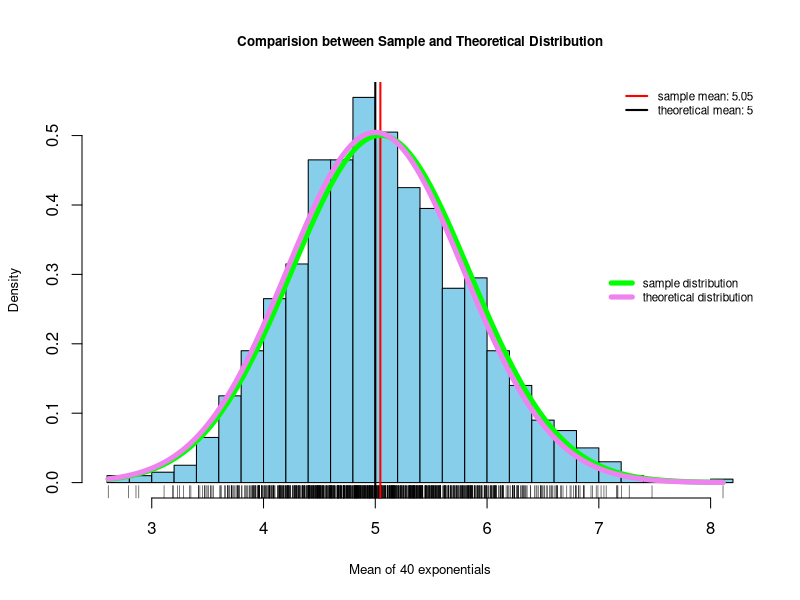
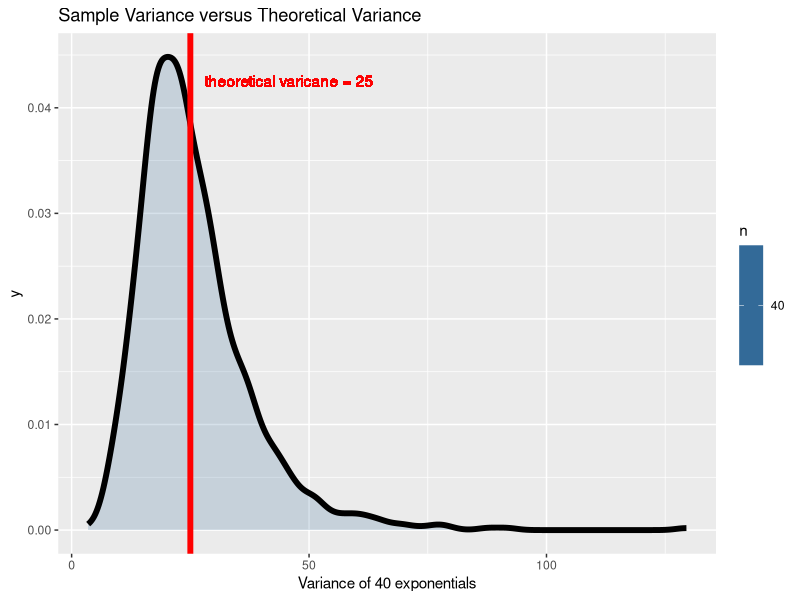

Write the R code that produced these figures, in order.
## ---- chunk 1
# set lambda and other constants
lambda <- 0.2
n <- 40
exnum <- 1000

# begin simulation
set.seed(333)
dmatrix <- replicate(exnum, rexp(n, lambda))
mns <- apply(dmatrix, 2, mean)
h<-hist(mns, breaks = 30, prob=TRUE, col='skyblue', 
        xlab='Mean of 40 exponentials', ylab = 'Density', 
        main="Comparision between Sample and Theoretical Distribution",
        cex.main=0.8, cex.lab=0.8)
rug(mns)
# add the line of sample'mean
sample_mean <- mean(mns)
sample_sd <- sd(mns)
abline(v=sample_mean, col='red', lwd = 2)
# add the line of distribution'mean
theory_mean = 1/lambda
theory_sd = 1/lambda * 1/sqrt(n)
abline(v=theory_mean, col='black', lwd = 2)
legend("topright", col=c('red', 'black'), 
       legend=c(paste('sample mean:', round(sample_mean, 2)), 
                paste('theoretical mean:',theory_mean)),
       cex=0.7, lwd=2, box.lwd=0)

# simulate the distribution
xfit<-seq(min(mns),max(mns),length=length(mns)) 
yfit<-dnorm(xfit,mean=sample_mean,sd=sample_sd) 
lines(xfit, yfit, col="green", lwd=5)

tyfit<-dnorm(xfit,mean=theory_mean,sd=theory_sd)
lines(xfit, tyfit, col="violet", lwd=5)

legend("right", col=c('green', 'violet'), 
       legend=c('sample distribution', 'theoretical distribution'), 
       cex=0.7, lwd=5, box.lwd=0)
## ---- chunk 2
library(ggplot2)
# begin simulation, using the same date as above
vardat <- data.frame(
    x <- apply(dmatrix, 2, var)
)
ori_theory_var <- (1/lambda)^2
g <- ggplot(vardat, aes(x = x, fill = n)) + geom_density(size = 2, alpha = .2)
g <- g + geom_vline(xintercept = ori_theory_var, size = 2, col='red')
g <- g + geom_text(aes(x = ori_theory_var + 3, y = 0.042,
                       label='theoretical varicane = 25'),
                   hjust =0, vjust =0, colour = 'red')
g <- g + ggtitle('Sample Variance versus Theoretical Variance')
g <- g + xlab('Variance of 40 exponentials')
print(g)
